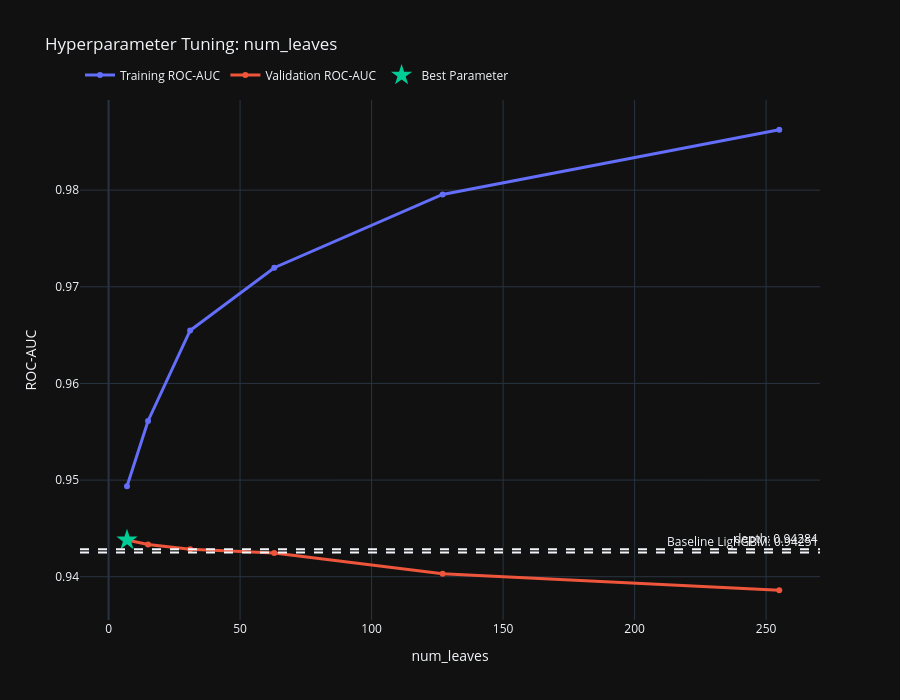

The notebook cell saved with this chart:
### Code cell
%%time

values = [7, 15, 31, 63, 127, 255]

results = test_params(
    ModelClass=name,
    param_name="num_leaves",
    param_values=values,
    param_model=param_model,
    reference_scores=reference_scores,
    **params,
)

### Figure 1 — Plotly figure (JSON) as saved in the notebook; plotly's stock layout.template omitted (floating-point values rounded to 4 significant figures)
{"data": [{"hovertemplate": "num_leaves: %{x}<br>Training ROC-AUC: %{y:.6f}<extra></extra>", "line": {"width": 3}, "mode": "lines+markers", "name": "Training ROC-AUC", "type": "scatter", "x": [7, 15, 31, 63, 127, 255], "y": [0.9494, 0.9561, 0.9655, 0.972, 0.9796, 0.9862]}, {"hovertemplate": "num_leaves: %{x}<br>Validation ROC-AUC: %{y:.6f}<extra></extra>", "line": {"width": 3}, "mode": "lines+markers", "name": "Validation ROC-AUC", "type": "scatter", "x": [7, 15, 31, 63, 127, 255], "y": [0.9438, 0.9433, 0.9428, 0.9425, 0.9403, 0.9386]}, {"marker": {"size": 16, "symbol": "star"}, "mode": "markers", "name": "Best Parameter", "type": "scatter", "x": [7], "y": [0.9438]}], "layout": {"annotations": [{"showarrow": false, "text": "Baseline LighGBM: 0.94251", "x": 1, "xanchor": "right", "xref": "x domain", "y": 0.9425, "yanchor": "bottom", "yref": "y"}, {"showarrow": false, "text": "depth: 0.94284", "x": 1, "xanchor": "right", "xref": "x domain", "y": 0.9428, "yanchor": "bottom", "yref": "y"}], "height": 700, "hovermode": "x unified", "legend": {"orientation": "h", "x": 0, "xanchor": "left", "y": 1.02, "yanchor": "bottom"}, "shapes": [{"line": {"dash": "dash"}, "type": "line", "x0": 0, "x1": 1, "xref": "x domain", "y0": 0.9425, "y1": 0.9425, "yref": "y"}, {"line": {"dash": "dash"}, "type": "line", "x0": 0, "x1": 1, "xref": "x domain", "y0": 0.9428, "y1": 0.9428, "yref": "y"}], "title": {"text": "Hyperparameter Tuning: num_leaves"}, "xaxis": {"title": {"text": "num_leaves"}}, "yaxis": {"title": {"text": "ROC-AUC"}}}}
